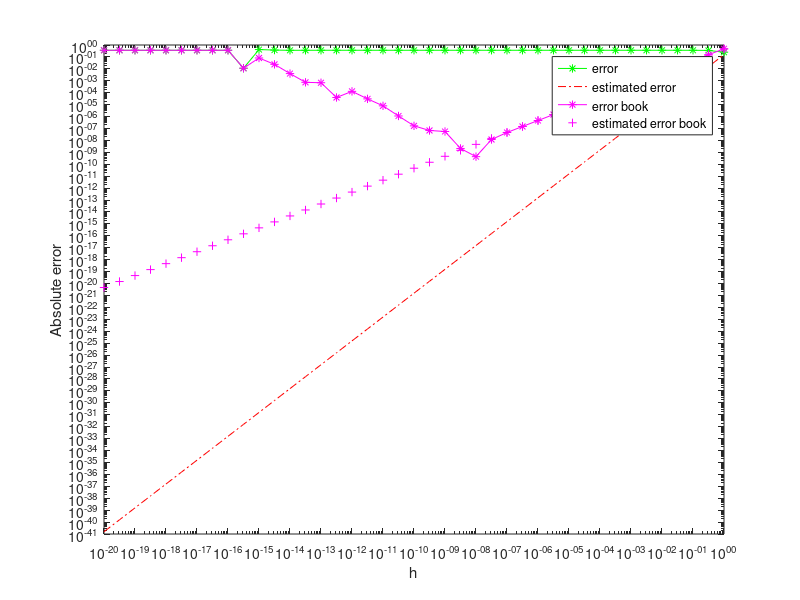

MATLAB code for this plot:
% input values
f = @sin; % function we observe
fp = @cos; % actual derivation
x0 = 1.2; % x_0 value

i = -20:0.5:0;
h = 10 .^ i;

% calculate error
err = abs(fp(x0) - ((f(x0 + h) - f(x0 -h)) ./ h));
err_book = abs(fp(x0) - ((f(x0 + h) - f(x0)) ./ h));

% estimated error
estimated_err = abs(-(h .^ 2) .* (1/6) .* f(x0));

% plot
loglog(h, err, 'g-*');
hold on
loglog(h, estimated_err, 'r-.');
loglog(h, err_book, 'm-*'); % err from the book
loglog(h, f(x0)/2*h, 'm+'); % d_err from the book

xlabel('h');
ylabel('Absolute error');
legend('error', 'estimated error', 'error book', 'estimated error book');

hold off